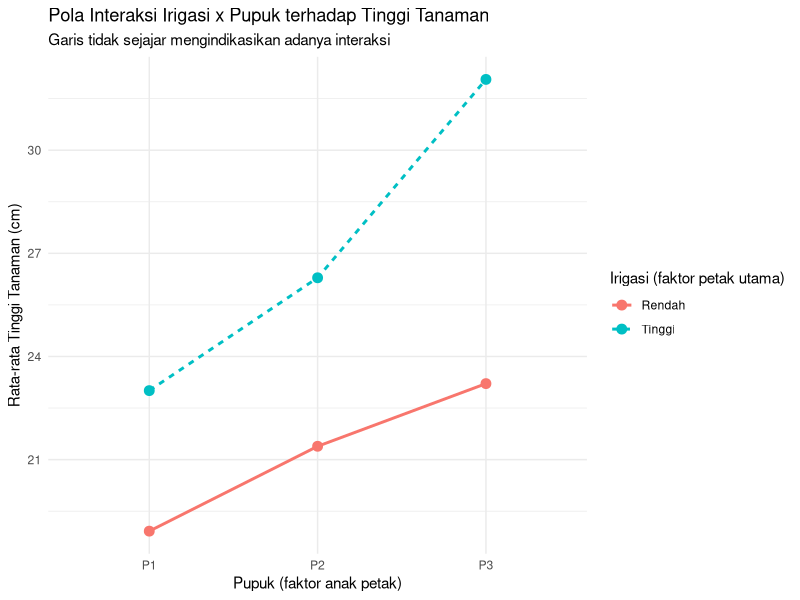
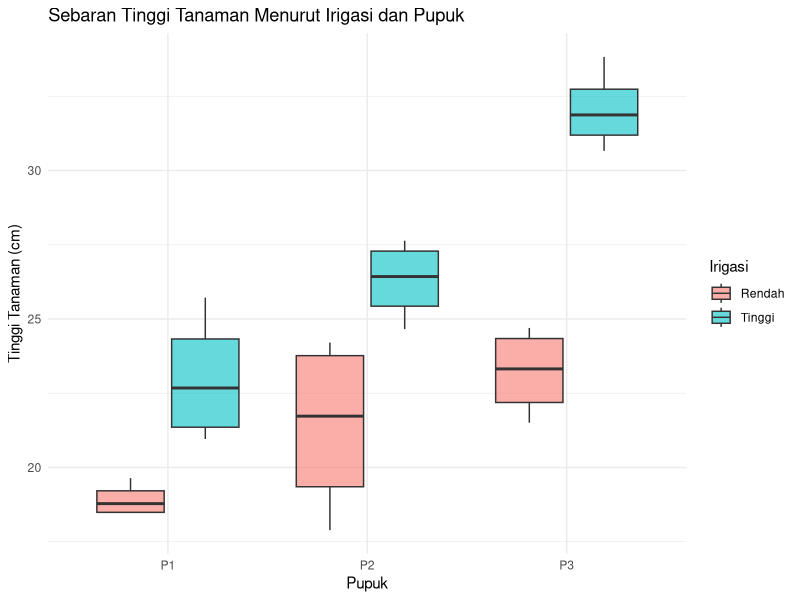
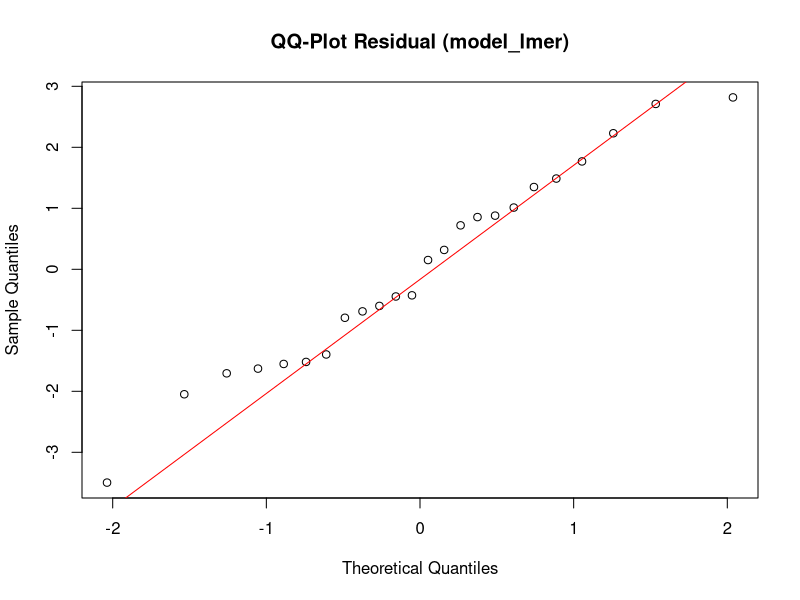
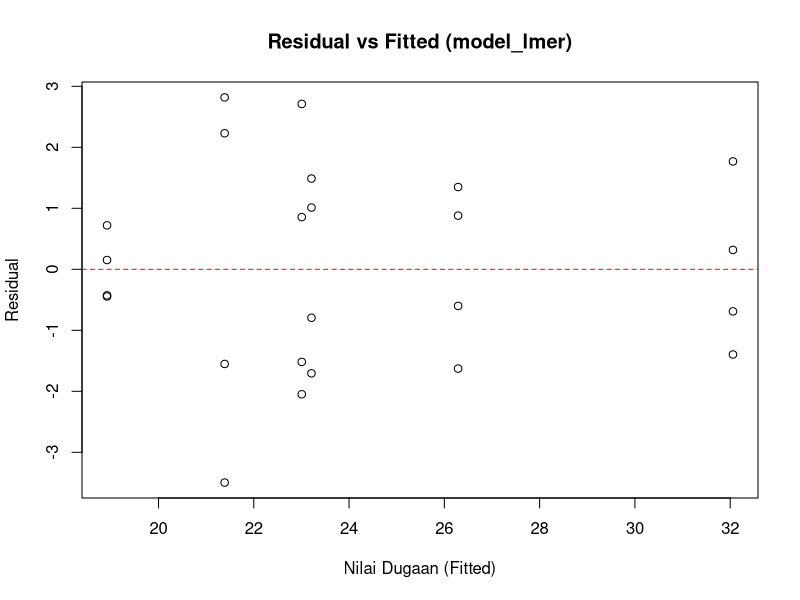

Recreate these plots in R, in order.
## =============================================================
## BIOSTATISTIKA UNTUK BIOLOGI
## Pertemuan 5 - Data Numerik Bertingkat
## Topik: Rancangan Petak Terbagi (Split Plot Design)
## =============================================================
##
## TUJUAN PEMBELAJARAN:
## 1. Memahami konsep rancangan BERTINGKAT: ada dua "unit
##    percobaan" dengan ukuran berbeda dalam satu percobaan yang
##    sama (petak utama/main plot dan anak petak/subplot)
## 2. Memahami mengapa split plot memerlukan LEBIH DARI SATU
##    strata galat (error strata), berbeda dari rancangan
##    sebelumnya yang hanya punya satu sumber galat
## 3. Membaca & mengeksplorasi data dengan struktur bertingkat
## 4. Memvisualisasikan pola interaksi antara faktor petak utama
##    dan faktor anak petak
## 5. Menyusun model ANOVA dengan Error() sesuai struktur galat
##    berjenjang
## 6. Mengenal arah pengembangan lanjutan: model mixed-effects
## =============================================================
##
## KONSEP KUNCI: MENGAPA SPLIT PLOT BUTUH DUA STRATA GALAT?
## Pada rancangan split plot, satu faktor (misalnya irigasi)
## diterapkan pada PETAK UTAMA (main plot) yang berukuran besar
## dan sulit/tidak praktis diacak sesering faktor lain -- misalnya
## karena keterbatasan teknis pengairan. Faktor kedua (misalnya
## pupuk) kemudian diterapkan pada ANAK PETAK (subplot) yang
## merupakan pembagian lebih kecil di dalam tiap petak utama.
##
## Konsekuensinya:
## - Faktor petak utama (irigasi) diuji dengan galat petak utama
##   (main plot error), yang lebih besar karena unit
##   percobaannya lebih besar dan replikasinya lebih terbatas
## - Faktor anak petak (pupuk) dan interaksinya dengan faktor
##   petak utama diuji dengan galat anak petak (subplot error),
##   yang biasanya lebih kecil/lebih presisi
## Karena itu, split plot TIDAK BISA dianalisis dengan aov()
## satu strata galat seperti rancangan sebelumnya -- diperlukan
## Error() untuk memisahkan kedua sumber galat tersebut.
## =============================================================

## -----------------------------------------------------------
## 0. PERSIAPAN: memuat paket yang dibutuhkan
## -----------------------------------------------------------
# Paket dimuat satu per satu agar jelas fungsi apa berasal dari
# paket mana:
#   readr   -> membaca file .csv (read_csv)
#   dplyr   -> manipulasi data (mutate, group_by, summarise)
#   ggplot2 -> visualisasi data
library(readr)
library(dplyr)
library(ggplot2)


## -----------------------------------------------------------
## 1. MEMBACA DATA
## -----------------------------------------------------------
data <- read_csv("data/05_data_numerik_bertingkat.csv")

# glimpse() memastikan struktur data sudah sesuai ekspektasi:
# - "blok"      -> faktor pengelompokan/ulangan
# - "irigasi"   -> faktor PETAK UTAMA (main plot factor)
# - "pupuk"     -> faktor ANAK PETAK (subplot factor)
# - "tinggi_cm" -> variabel respons numerik
glimpse(data)

# Konversi "blok", "irigasi", dan "pupuk" menjadi faktor, supaya
# model memperlakukan ketiganya sebagai variabel kategorik.
data <- data |>
  mutate(
    blok = factor(blok),
    irigasi = factor(irigasi),
    pupuk = factor(pupuk)
  )

levels(data$blok)
levels(data$irigasi)
levels(data$pupuk)

# Pemeriksaan struktur bertingkat: setiap kombinasi blok x
# irigasi seharusnya memuat SEMUA level pupuk (karena pupuk
# "tersarang" di dalam tiap petak irigasi). Tabel ini membantu
# memverifikasi bahwa struktur data sesuai dengan rancangan
# split plot yang dimaksud.
table(data$blok, data$irigasi)
with(data, table(interaction(blok, irigasi), pupuk))


## -----------------------------------------------------------
## 2. STATISTIK DESKRIPTIF PER KOMBINASI PERLAKUAN
## -----------------------------------------------------------
# Seperti pada rancangan faktorial (Pertemuan 4), kita melihat
# rata-rata & keragaman tinggi_cm pada tiap kombinasi irigasi x
# pupuk sebagai gambaran awal pola data, termasuk kemungkinan
# interaksi antar keduanya.
data |>
  group_by(irigasi, pupuk) |>
  summarise(
    n = n(),
    mean = mean(tinggi_cm, na.rm = TRUE),
    sd = sd(tinggi_cm, na.rm = TRUE),
    .groups = "drop"
  )


## -----------------------------------------------------------
## 3. VISUALISASI POLA INTERAKSI
## -----------------------------------------------------------
# Grafik interaksi: sumbu-x adalah faktor anak petak (pupuk),
# garis terpisah menurut faktor petak utama (irigasi). Sama
# seperti Pertemuan 4, garis yang tidak sejajar mengindikasikan
# adanya interaksi antara irigasi dan pupuk.
ggplot(
  data,
  aes(
    x = pupuk,
    y = tinggi_cm,
    group = irigasi,
    color = irigasi,
    linetype = irigasi
  )
) +
  stat_summary(fun = mean, geom = "line", linewidth = 1) +
  stat_summary(fun = mean, geom = "point", size = 3) +
  labs(
    title = "Pola Interaksi Irigasi x Pupuk terhadap Tinggi Tanaman",
    subtitle = "Garis tidak sejajar mengindikasikan adanya interaksi",
    x = "Pupuk (faktor anak petak)",
    y = "Rata-rata Tinggi Tanaman (cm)",
    color = "Irigasi (faktor petak utama)",
    linetype = "Irigasi (faktor petak utama)"
  ) +
  theme_minimal()

# Boxplot tambahan untuk melihat sebaran data individual per
# kombinasi irigasi x pupuk.
ggplot(data, aes(x = pupuk, y = tinggi_cm, fill = irigasi)) +
  geom_boxplot(alpha = 0.6) +
  labs(
    title = "Sebaran Tinggi Tanaman Menurut Irigasi dan Pupuk",
    x = "Pupuk",
    y = "Tinggi Tanaman (cm)",
    fill = "Irigasi"
  ) +
  theme_minimal()


## -----------------------------------------------------------
## 4. MODEL SPLIT PLOT: ANOVA DENGAN DUA STRATA GALAT
## -----------------------------------------------------------
# Model: tinggi_cm ~ irigasi * pupuk + Error(blok/irigasi)
#
# Penjelasan tiap bagian formula:
# - "irigasi * pupuk" -> menguji pengaruh utama irigasi, pengaruh
#   utama pupuk, dan interaksi irigasi:pupuk (sama seperti
#   notasi "*" pada Pertemuan 4)
# - "Error(blok/irigasi)" -> bagian INILAH yang membedakan split
#   plot dari faktorial biasa. Notasi ini memberi tahu R bahwa:
#     a. "blok" adalah strata paling luar (ulangan)
#     b. "irigasi" tersarang (nested) di dalam blok, membentuk
#        strata petak utama (blok:irigasi) sebagai galat untuk
#        menguji pengaruh irigasi
#     c. Sisa keragaman di luar kedua strata ini otomatis
#        menjadi strata galat anak petak (Within), yang
#        digunakan untuk menguji pupuk dan interaksi
#        irigasi:pupuk
model <- aov(
  tinggi_cm ~ irigasi * pupuk + Error(blok / irigasi),
  data = data
)

# summary() pada model Error() menghasilkan BEBERAPA tabel
# ANOVA terpisah, satu untuk tiap strata galat:
# - Strata "blok:irigasi" -> berisi baris "irigasi", diuji
#   dengan galat petak utama (main plot error)
# - Strata "Within"       -> berisi baris "pupuk" dan
#   "irigasi:pupuk", diuji dengan galat anak petak (subplot
#   error, biasanya lebih presisi)
#
# PENTING: jangan membandingkan nilai F "irigasi" dengan
# "pupuk" secara langsung -- keduanya diuji terhadap galat yang
# berbeda strata, sehingga tidak bisa disamakan begitu saja.
summary(model)


## -----------------------------------------------------------
## 5. CATATAN UJI LANJUT PADA SPLIT PLOT
## -----------------------------------------------------------
# TukeyHSD() TIDAK dapat langsung digunakan pada objek aov()
# yang memuat Error(), karena TukeyHSD() mengasumsikan model
# dengan satu strata galat saja.
#
# Untuk uji lanjut yang benar pada split plot, mahasiswa perlu
# menghitung galat baku (standard error) pembanding secara
# manual sesuai strata yang relevan (main plot error untuk
# irigasi, subplot error untuk pupuk dan interaksinya), atau
# menggunakan paket khusus seperti "agricolae" (fungsi
# LSD.test()/duncan.test() dengan spesifikasi derajat bebas dan
# kuadrat tengah galat yang sesuai strata). Cara yang lebih
# praktis dan modern ditunjukkan pada bagian 9 dengan paket
# "emmeans", setelah model mixed-effects dibangun pada bagian 7.
##
## Contoh kerangka pemikiran (bukan kode siap pakai):
##   - Ekstrak KTGalat & db galat strata "blok:irigasi" untuk
##     pembanding rata-rata antar level irigasi
##   - Ekstrak KTGalat & db galat strata "Within" untuk
##     pembanding rata-rata antar level pupuk / kombinasi
##     irigasi:pupuk

## -----------------------------------------------------------
## 6. PEMERIKSAAN ASUMSI MODEL
## -----------------------------------------------------------
# Diagnostik plot() standar (seperti pada Pertemuan 1-4) TIDAK
# tersedia secara langsung untuk objek aov() dengan Error(),
# karena residual tersebar di beberapa strata galat sekaligus.
# Pemeriksaan asumsi untuk split plot dilakukan setelah beralih
# ke pendekatan model mixed-effects (lihat bagian 7 & 8), yang
# menyediakan residual gabungan yang lebih mudah didiagnosis.

## -----------------------------------------------------------
## 7. PENDEKATAN MODERN: MODEL MIXED-EFFECTS (lme4)
## -----------------------------------------------------------
# Pendekatan Error() pada aov() (bagian 4) bersifat klasik dan
# hanya valid untuk struktur galat berjenjang yang SEIMBANG
# (balanced) -- setiap kombinasi blok x irigasi x pupuk harus
# lengkap tanpa data hilang. Ketika struktur data lebih kompleks
# atau tidak seimbang, pendekatan yang lebih fleksibel adalah
# MODEL LINEAR CAMPURAN (linear mixed-effects model).
#
# Dalam model mixed-effects:
# - "irigasi", "pupuk", dan interaksinya tetap menjadi EFEK
#   TETAP (fixed effect) -- inilah fokus pengujian, sama seperti
#   pada model aov() di bagian 4
# - "blok" dan petak utama "blok:irigasi" diperlakukan sebagai
#   EFEK ACAK (random effect), yang secara eksplisit
#   merepresentasikan strata galat berjenjang -- menggantikan
#   peran Error(blok/irigasi)
#
# install.packages("lme4")       # jalankan sekali saja jika belum terpasang
# install.packages("lmerTest")   # menambahkan nilai p pada model lme4
library(lme4)
library(lmerTest) # membungkus lmer() agar summary() turut menampilkan nilai p

# "(1 | blok/irigasi)" merepresentasikan struktur galat
# berjenjang yang sama seperti Error(blok/irigasi) pada aov():
# artinya ada efek acak "blok", dan efek acak "irigasi" yang
# tersarang (nested) di dalam tiap blok.
model_lmer <- lmer(
  tinggi_cm ~ irigasi * pupuk + (1 | blok / irigasi),
  data = data
)

# summary() menampilkan dua bagian utama:
# - "Random effects" -> variansi yang disumbangkan oleh blok,
#   oleh petak utama (blok:irigasi), dan oleh residual/anak
#   petak. Semakin besar variansi suatu strata, semakin besar
#   pula sumbangan keragamannya terhadap data.
# - "Fixed effects" -> dengan bantuan lmerTest, tabel ini turut
#   menampilkan nilai p untuk tiap koefisien, memakai
#   pendekatan derajat bebas Satterthwaite secara default.
summary(model_lmer)

# anova() pada model lmerTest menghasilkan tabel uji-F untuk
# tiap pengaruh utama & interaksi (irigasi, pupuk,
# irigasi:pupuk) sekaligus -- bentuknya lebih ringkas untuk
# dibandingkan langsung dengan tabel ANOVA klasik di bagian 4.
anova(model_lmer)


## -----------------------------------------------------------
## 8. DIAGNOSTIK MODEL MIXED-EFFECTS
## -----------------------------------------------------------
# Berbeda dengan model aov() + Error() pada bagian 4-6, model
# lmer() memiliki residual gabungan yang jelas sehingga
# diagnostik asumsi dapat dilakukan langsung, mirip seperti
# Pertemuan 1-4.

# (1) Normalitas residual: sebaran titik pada QQ-plot sebaiknya
# mengikuti garis diagonal.
qqnorm(residuals(model_lmer), main = "QQ-Plot Residual (model_lmer)")
qqline(residuals(model_lmer), col = "red")

# (2) Homogenitas ragam: plot nilai residual terhadap nilai
# dugaan (fitted). Sebaran titik idealnya tidak membentuk pola
# corong (semakin lebar/menyempit secara sistematis).
plot(
  fitted(model_lmer),
  residuals(model_lmer),
  xlab = "Nilai Dugaan (Fitted)",
  ylab = "Residual",
  main = "Residual vs Fitted (model_lmer)"
)
abline(h = 0, col = "red", lty = 2)

# (3) Uji normalitas formal sebagai pelengkap inspeksi visual
shapiro.test(residuals(model_lmer))


## -----------------------------------------------------------
## 9. UJI LANJUT PADA MODEL MIXED-EFFECTS
## -----------------------------------------------------------
# Paket "emmeans" menghitung rata-rata marjinal (estimated
# marginal means) beserta pembandingan berpasangan yang sudah
# otomatis menyesuaikan strata galat yang relevan -- inilah
# jawaban modern atas keterbatasan TukeyHSD() pada bagian 5.
#
# install.packages("emmeans")   # jalankan sekali saja jika belum terpasang
library(emmeans)

# Jika interaksi irigasi:pupuk SIGNIFIKAN (lihat hasil anova()
# di bagian 7), bandingkan rata-rata antar kombinasi:
emm_kombinasi <- emmeans(model_lmer, ~ irigasi * pupuk)
pairs(emm_kombinasi, adjust = "tukey")

# Jika interaksi TIDAK signifikan, cukup bandingkan pengaruh
# utama masing-masing faktor secara terpisah:
emm_irigasi <- emmeans(model_lmer, ~irigasi)
pairs(emm_irigasi, adjust = "tukey")

emm_pupuk <- emmeans(model_lmer, ~pupuk)
pairs(emm_pupuk, adjust = "tukey")

## =============================================================
## RINGKASAN ALUR ANALISIS:
## Baca data -> Cek struktur bertingkat (petak utama & anak
## petak) -> Deskriptif per kombinasi -> Visualisasi pola
## interaksi -> ANOVA klasik dengan Error(blok/irigasi) -> Baca
## hasil per strata galat -> Bangun model mixed-effects (lmer)
## sebagai pendekatan modern -> Diagnostik residual gabungan ->
## Uji lanjut dengan emmeans()
##
## PERBEDAAN UTAMA DENGAN PERTEMUAN SEBELUMNYA:
## - Ada DUA UKURAN unit percobaan berbeda (petak utama & anak
##   petak), bukan satu unit percobaan seragam
## - Model klasik (aov + Error()) memisahkan galat petak utama
##   dan galat anak petak secara implisit, tetapi terbatas pada
##   struktur data yang seimbang dan sulit diberi uji lanjut
## - Model mixed-effects (lmer) merepresentasikan strata galat
##   yang sama secara eksplisit lewat efek acak, sekaligus
##   membuka jalan untuk diagnostik residual & uji lanjut
##   (emmeans) yang lebih langsung -- inilah pendekatan "split
##   plot modern" yang lebih banyak dipakai di luar konteks
##   pengajaran dasar
## =============================================================
